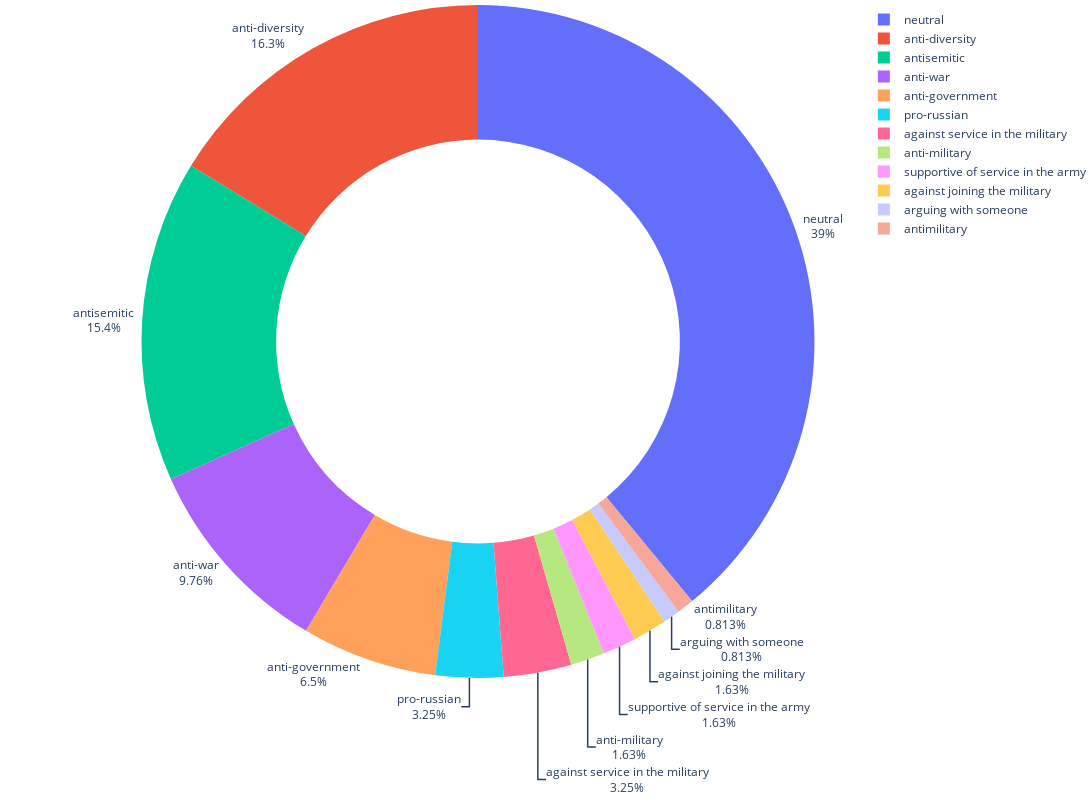

The code cell stored with this chart in its notebook:
### Code cell
fig = px.pie(label_counts, values='count', names='label')
fig.update_traces(textposition='outside', textinfo='percent+label', 
                  hole=.6, hoverinfo="label+percent+name")
fig.update_layout(width = 1200, height = 800,
                  margin = dict(t=0, l=0, r=0, b=0))
fig.show()

### Figure 1 — Plotly figure (JSON) as saved in the notebook; plotly's stock layout.template omitted (floating-point values rounded to 4 significant figures)
{"data": [{"domain": {"x": [0, 1], "y": [0, 1]}, "hole": 0.6, "hoverinfo": "label+percent+name", "hovertemplate": "label=%{label}<br>count=%{value}<extra></extra>", "labels": ["anti-government", "anti-military", "neutral", "supportive of service in the army", "against joining the military", "anti-diversity", "pro-russian", "antisemitic", "arguing with someone", "anti-war", "against service in the military", "antimilitary"], "legendgroup": "", "name": "", "showlegend": true, "textinfo": "percent+label", "textposition": "outside", "type": "pie", "values": [8, 2, 48, 2, 2, 20, 4, 19, 1, 12, 4, 1]}], "layout": {"height": 800, "legend": {"tracegroupgap": 0}, "margin": {"b": 0, "l": 0, "r": 0, "t": 0}, "width": 1200}}
